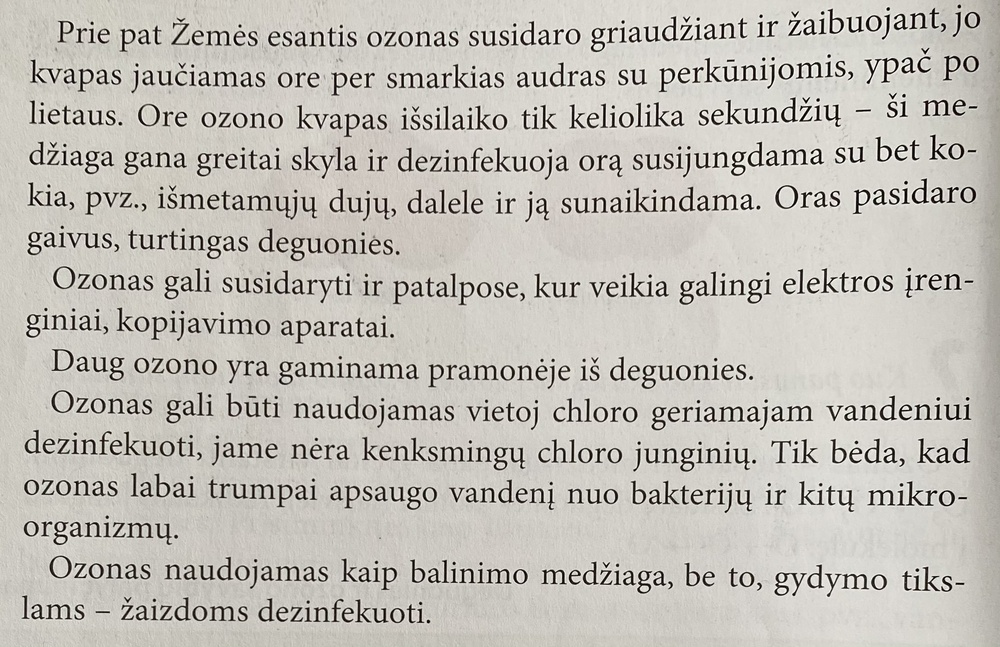
#> input picture IMG_0771.jpg, 1000 x 647 px, shrunk from 2218 x 1434 before the run
$ python pixels.py IMG_0771.jpg
#> lines starting #> are read from the running program, lines starting #| are printed output that depends on the picture; after the words box and inside, x2 and y2 are one past the last pixel; in counts of white or black regions, pixels touching at a corner belong together
#!/usr/bin/env python3
import os
import math
from PIL import Image
import numpy as np
import matplotlib.pyplot as plt
import cv2
import argparse


###Code currently is held together by ducktape, so expect it to break
def baseline_img(img):
    img = cv2.resize(img, None, fx=1.5, fy=1.5, interpolation=cv2.INTER_CUBIC)
    #img = cv2.cvtColor(img, cv2.COLOR_BGR2GRAY)
    kernel = np.ones((1, 1), np.uint8)
    img = cv2.dilate(img, kernel, iterations=1)
    img = cv2.erode(img, kernel, iterations=1)
    img = cv2.GaussianBlur(img, (5, 5), 0)
    #img = cv2.threshold(img, 64, 256, cv2.THRESH_BINARY + cv2.THRESH_OTSU)[1]
    cv2.imwrite("test-mono.jpg", img)
    img = cv2.adaptiveThreshold(img,255,cv2.ADAPTIVE_THRESH_GAUSSIAN_C,cv2.THRESH_BINARY,11,7) #imgf contains Binary image
    #img = cv2.fastNlMeansDenoising(img, None, 10, 10, 7)

    img = np.array(img, int)
    img = np.rot90(img)#rotate image 90 degrees so columns are one list each
    # we need to use negative j, because we want to evaluate pixels from bottom to the top
    l = img.shape[1]//15
    print(l)
    edges = np.zeros(img.shape, dtype = int)
    for i in range(len(img)):
        for j in range(l -1, len(img[0])):
            if img[i][-j] == 0 and 0 not in img[i][-j+1:-j+l]:
                edges[i][-j] = 255
                j+=l

    edges = np.rot90(edges, 3)
    print(edges.shape)
    #remove single white pixels
    for i in range(1, edges.shape[0]-1):
        for j in range(1, edges.shape[1] -1):
            if edges[i][j] == 255:
                if edges[i][j-1] == 0 and edges[i][j+1] == 0 :
                    edges[i][j] = 0
    cv2.imwrite('tmp.png', edges)
    return edges

def F(x, a, m, n):
    return int(a*(x-m)**2 +n)

# Find a horizontal line with most pixels in middle half of the image
def find_line_with_most_white_pixels(img):
    number_of_white_pixels = 0
    for i in range(len(img)//4,len(img)//4*3):
    #for i in range(len(img)):
        num = np.sum(img[i] == 255)
        if num > number_of_white_pixels:
            print(f'line_with_most_white_pixels {number_of_white_pixels} => {num} which is {i}')
            number_of_white_pixels = num
            line_with_most_white_pixels = i
    return line_with_most_white_pixels

# Find first and last pixel in that line within 1/20 of image length to other white pixels
def points(line_with_most_white_pixels):#array of line of image
    for i in range(len(line_with_most_white_pixels)//20 , len(line_with_most_white_pixels)):
        if line_with_most_white_pixels[i] == 255 and 255 in line_with_most_white_pixels[i:i+len(line_with_most_white_pixels)//20]:
            First_white_pixel = i
            break
    for i in range(First_white_pixel , len(line_with_most_white_pixels)):
        if 255 not in line_with_most_white_pixels[i:i+len(line_with_most_white_pixels)//20]:
            Last_white_pixel = i-1
            break
    return First_white_pixel,Last_white_pixel

def find_white_pixel_count_in_function(img, a, m, n):
    x_length = len(img[0])
    x_cords = [F(x,a,m,n) for x in range(0, len(img[0]))]
    y_cords = [i for i in range(0, len(img[0]))]
    count = 0
    for x, y in zip(x_cords, y_cords):
        try:
            if img[y-1][x] == 255:
                count+=1
            if img[y][x] == 255:
                count+=1
            if img[y+1][x] == 255:
                count+=1
        except IndexError:
            pass
    return count

def find_curve(img, line_with_most_white_pixels, First_white_pixel, Last_white_pixel):
    best_cnt =0
    best_a, best_n = 0,0
    m = (First_white_pixel+Last_white_pixel)/2
    a = 0
    n = 0
    P = lambda x: a*(x-m)**2 + n
    #max_a = min(((len(img)-1)-n)/(m**2), ((len(img)-1)-n)/((len(img[0])-1-m)**2))
    max_n = line_with_most_white_pixels
    n_list = np.arange(0.0, max_n, 0.01)
    cnt_since_last_change = 0
    for n in n_list[::-1]:
        cnt_since_last_change+=1
        new_a = (line_with_most_white_pixels - n)/((((Last_white_pixel-First_white_pixel)**2)/4))
        if F(0,new_a,m,n)>len(img) or F(len(img[0]), new_a,m,n)>len(img):
            pass
        else:
            a = new_a
            cnt = find_white_pixel_count_in_function(img, a, m, n)
            if cnt > best_cnt and cnt_since_last_change<20:
                cnt_since_last_change = 0
                print(f'best_count {cnt} => {best_cnt}, a {a}')
                best_n = n
                best_a = a
                best_cnt = cnt
    return best_a, m, best_n


def main():
    ap = argparse.ArgumentParser(description="Program to preprocess images")
    ap.add_argument("image", help="image path")
    ap.add_argument("-d", "--debug", action="store_true", help="debug")
    args = ap.parse_args()
    PATH = args.image
    DEBUG = args.debug
    og_img = cv2.imread(PATH, cv2.IMREAD_GRAYSCALE)
#> og_img: shape (647, 1000); min 0, max 255, mean 190.7
    img = baseline_img(og_img)
#> in baseline_img, `img = cv2.resize(img, None, fx=1.5, fy=1.5, interpolation=cv2.INTER_CU..`:
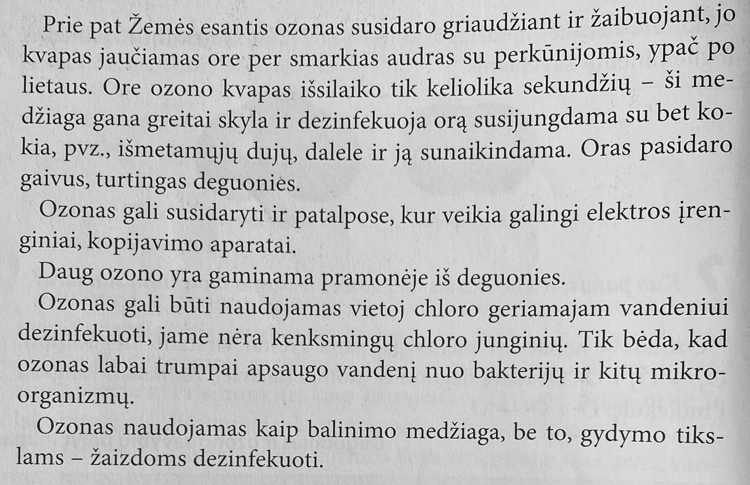
#> img: shape (970, 1500) (shown at 1/2 size); min 0, max 255, mean 190.7
#> in baseline_img, `img = cv2.adaptiveThreshold(img,255,cv2.ADAPTIVE_THRESH_GAUSSIAN_C,cv2..`:
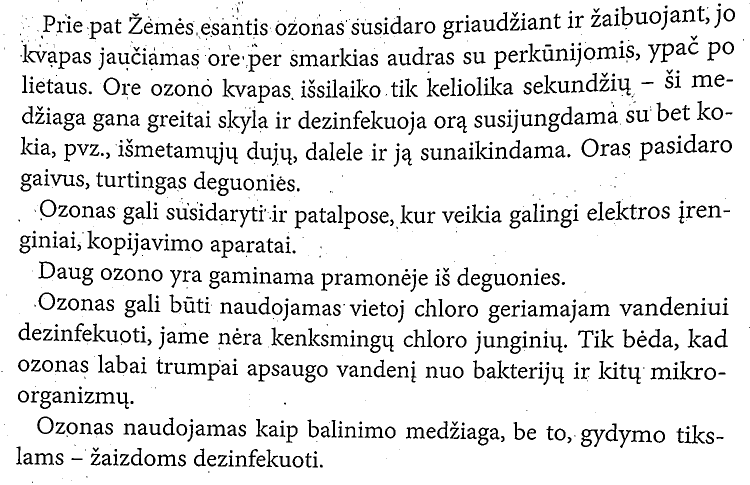
#> img: shape (970, 1500) (shown at 1/2 size); 89.7% white; 1148 black regions (304 under 20 px), largest, box (x1, y1, x2, y2) and area: (1162, 858, 1211, 894) 580, (1296, 87, 1348, 126) 577, (1359, 722, 1406, 759) 476
#> in baseline_img, `img = np.rot90(img)#rotate image 90 degrees so columns are one list each`:
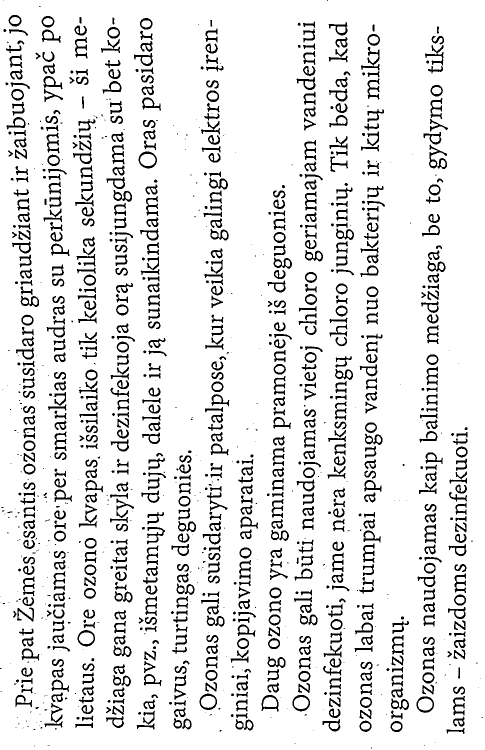
#> img: shape (1500, 970) int64 (shown at 1/2 size); 89.7% white; 1148 black regions (304 under 20 px), largest, box (x1, y1, x2, y2) and area: (858, 289, 894, 338) 580, (87, 152, 126, 204) 577, (722, 94, 759, 141) 476
#| 64
#> after the loop in baseline_img, `for i in range(len(img)):`:
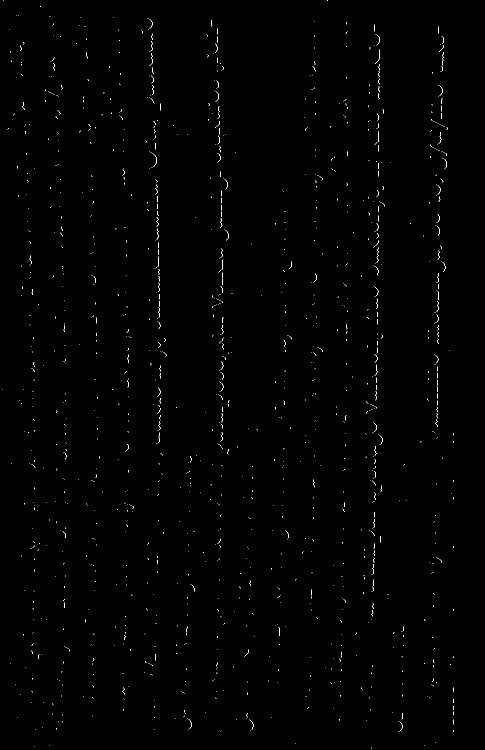
#> edges: shape (1500, 970) int64 (shown at 1/2 size); 0.38% white in thin lines or dots
#> after the loop in baseline_img, `for i in range(len(img)):`: j = 969
#> in baseline_img, `edges = np.rot90(edges, 3)`:
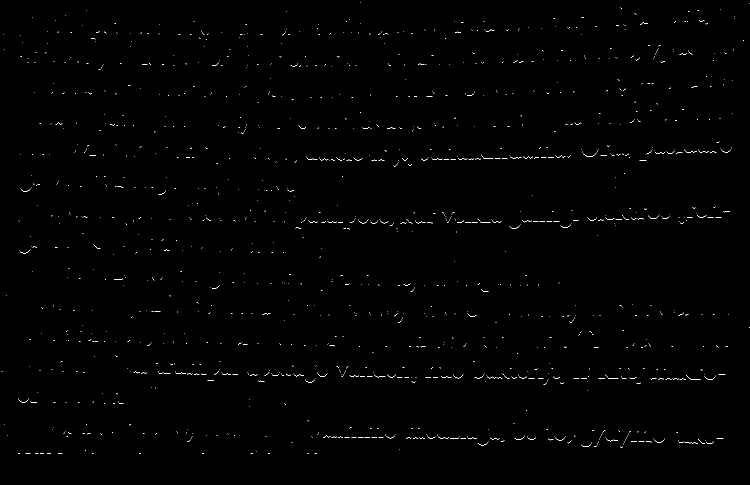
#> edges: shape (970, 1500) int64 (shown at 1/2 size); 0.38% white in thin lines or dots
#| (970, 1500)
#> after the loop in baseline_img, `for i in range(1, edges.shape[0]-1):`:
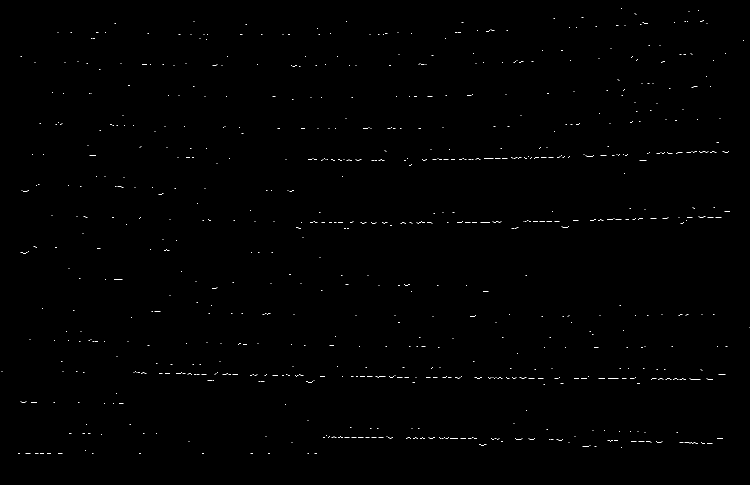
#> edges: shape (970, 1500) int64 (shown at 1/2 size); 0.25% white in thin lines or dots
    line_with_most_white_pixels = find_line_with_most_white_pixels(img)
#> the loop in find_line_with_most_white_pixels, `for i in range(len(img)//4,len(img)//4*3):` made 484 passes
#> (num, number_of_white_pixels) on passes 2, 6, 7, 15, 63, 74, 76, 77, 78, 79, 203, 204: (5, 5), (7, 7), (20, 20), (32, 32), (34, 34), (44, 44), (47, 47), (50, 50), (54, 54), (65, 65), (68, 68), (91, 91)
#> num on passes 1, 3, 4, 5, 8, 9: 0, 2, 4, 2, 3, 8
#| line_with_most_white_pixels 0 => 5 which is 243
#| line_with_most_white_pixels 5 => 7 which is 247
#| line_with_most_white_pixels 7 => 20 which is 248
#| line_with_most_white_pixels 20 => 32 which is 256
#| line_with_most_white_pixels 32 => 34 which is 304
#| line_with_most_white_pixels 34 => 44 which is 315
#| line_with_most_white_pixels 44 => 47 which is 317
#| line_with_most_white_pixels 47 => 50 which is 318
#> (further printed lines are left out)
#> after the loop in find_line_with_most_white_pixels, `for i in range(len(img)//4,len(img)//4*3):`: line_with_most_white_pixels = 445; number_of_white_pixels = 91
#> line_with_most_white_pixels = 445
    First_white_pixel, Last_white_pixel = points(img[line_with_most_white_pixels])
#> the loop in points, `for i in range(len(line_with_most_white_pixels)//20 , len(line_with_mo..` made 571 passes
#> First_white_pixel on pass 571: 645
#> the loop in points, `for i in range(First_white_pixel , len(line_with_most_white_pixels)):` made 336 passes
#> Last_white_pixel on pass 336: 979
#> First_white_pixel = 645; Last_white_pixel = 979
    a, m, n = find_curve(img, line_with_most_white_pixels, First_white_pixel, Last_white_pixel)
#> in find_curve, `m = (First_white_pixel+Last_white_pixel)/2`: m = 812
#> in find_curve, `max_n = line_with_most_white_pixels`: max_n = 445
#> the loop in find_curve, `for n in n_list[::-1]:` made 44500 passes
#> (cnt, best_a, best_cnt) on pass 10: (3, 3.59e-06, 3)
#> (a, cnt) on passes 1 to 6: (3.59e-07, 0), (7.17e-07, 0), (1.08e-06, 0), (1.43e-06, 0), (1.79e-06, 0), (2.15e-06, 0)
#| best_count 3 => 0, a 3.5856430850860873e-06
    show_img = np.array(cv2.resize(og_img, None, fx=1.5, fy=1.5, interpolation=cv2.INTER_CUBIC))

    if DEBUG:
        plt.plot([i for i in range(0, len(img[0]))],[line_with_most_white_pixels for item in img[0]], 'r')
        plt.plot([First_white_pixel for item in img[0]],[i for i in range(0, len(img[0]))],'r')
        plt.plot([Last_white_pixel for item in img[0]],[i for i in range(0, len(img[0]))],'r')
        x_cords = [i for i in range(0, len(img[0]))]
        y_cords = [F(x,a,m,n) for x in range(0, len(img[0]))]
        plt.plot(x_cords,y_cords,'b')
        plt.imshow(show_img, cmap='gray')

        plt.show()
    ############# F(x, a, m, n)
    output_height_increase = max(F(len(show_img[0]),a,m,n), F(0,a,m,n))-F(m,a,m,n)
    output_height = int(len(show_img)) + output_height_increase
    output_length = int(len(show_img[0]))
    img_output = []
    #print(f'{len(img_output) = } {len(img_output[0]) = }')
    mono_img = cv2.imread("test-mono.jpg")
#> mono_img: shape (970, 1500, 3); min 13, max 241, mean 190.7
    if not DEBUG:
        os.remove('tmp.png')
        os.remove("test-mono.jpg")
    img_output = [[[255, 255, 255]]*output_length for i in range(output_height)]
    img_from = mono_img
    A = +F(n,a,m,n) + output_height_increase
    for i in range(int(len(img_from[0]))):
        d = int(A-F(i,a,m,n))
        for j in range(int(len(img_from))):
            try:
                img_output[j+d][i] = img_from[j][i]
            except IndexError:
                pass
    plt.imshow(img_output)
    plt.show()
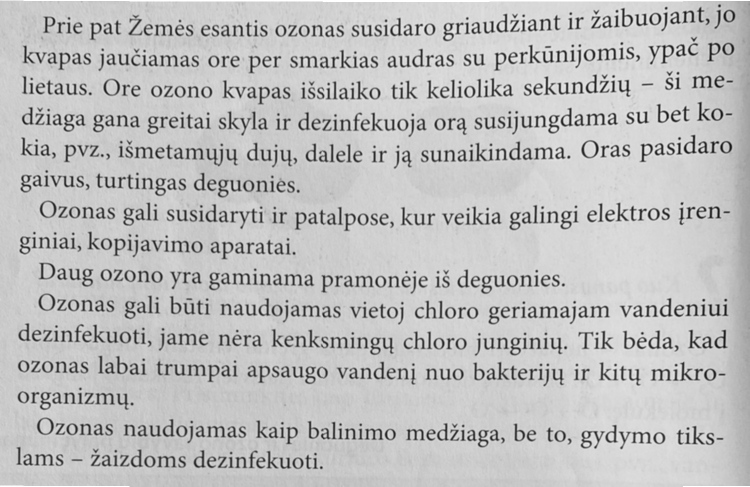
#> shown: shape (973, 1500, 3) (shown at 1/2 size); min 13, max 255, mean 190.9
    cv2.imwrite("img_output.jpg", np.array(img_output))
    print(f'{len(img_output)=} {len(img_output[0])=} {len(show_img)=} {len(show_img[0])=}')
#| len(img_output)=973 len(img_output[0])=1500 len(show_img)=970 len(show_img[0])=1500

if __name__ == "__main__":
    main()

$ run again, on esteris.jpg
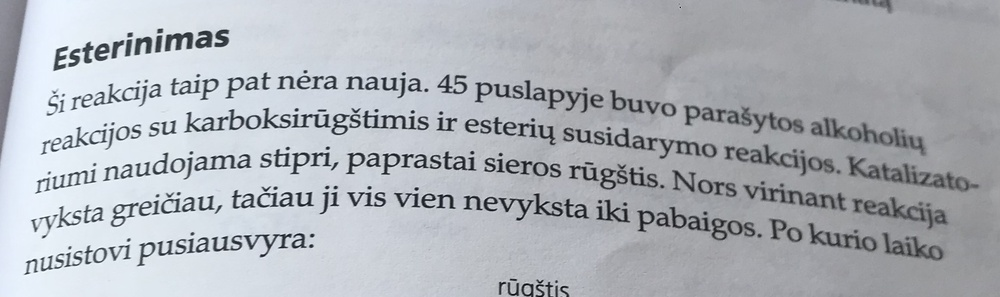
#> input picture esteris.jpg, 1000 x 297 px, shrunk from 2319 x 688 before the run
#| 29
#> after the loop in baseline_img, `for i in range(len(img)):`: j = 445
#| (446, 1500)
#> after the loop in baseline_img, `for i in range(1, edges.shape[0]-1):`:
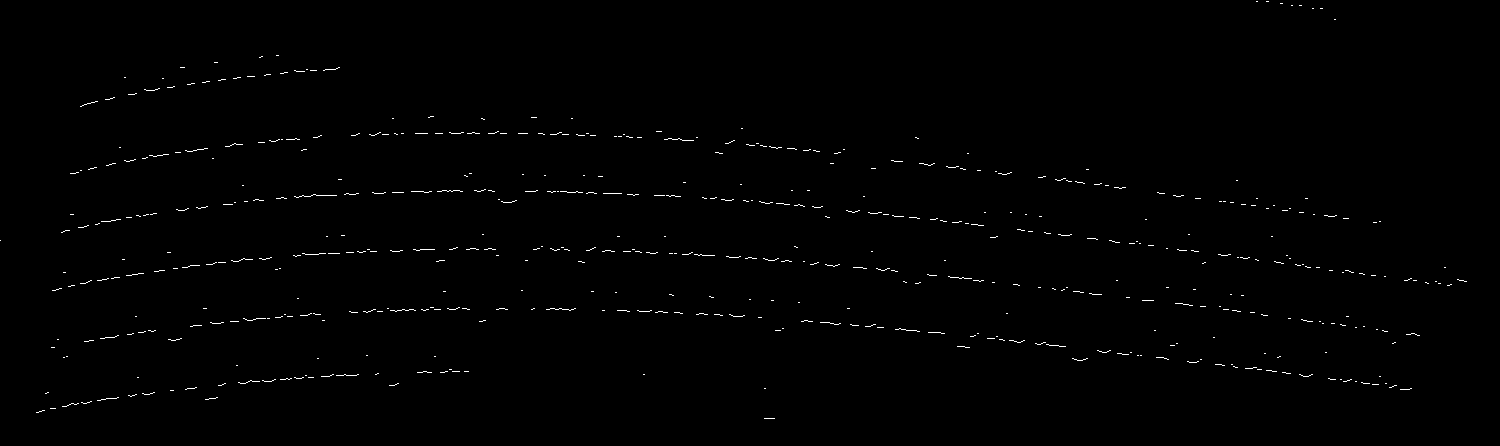
#> edges: shape (446, 1500) int64; 0.57% white in thin lines or dots
#> the loop in find_line_with_most_white_pixels, `for i in range(len(img)//4,len(img)//4*3):` made 222 passes
#> (num, number_of_white_pixels) on passes 6, 7, 22, 23: (4, 4), (8, 8), (15, 15), (84, 84)
#> (printed output is left out)
#> after the loop in find_line_with_most_white_pixels, `for i in range(len(img)//4,len(img)//4*3):`: line_with_most_white_pixels = 133; number_of_white_pixels = 84
#> in main, `line_with_most_white_pixels = find_line_with_most_white_pixels(img)`: line_with_most_white_pixels = 133
#> the loop in points, `for i in range(len(line_with_most_white_pixels)//20 , len(line_with_mo..` made 284 passes
#> First_white_pixel on pass 284: 358
#> the loop in points, `for i in range(First_white_pixel , len(line_with_most_white_pixels)):` made 232 passes
#> Last_white_pixel on pass 232: 588
#> in main, `First_white_pixel, Last_white_pixel = points(img[line_with_most_white_..`: First_white_pixel = 358; Last_white_pixel = 588
#> m = 473
#> max_n = 133
#> the loop in find_curve, `for n in n_list[::-1]:` made 13300 passes
#> (cnt, best_a, best_cnt) on pass 1: (15, 7.56e-07, 15)
#> (printed output is left out)
#> in main, `plt.show()`:
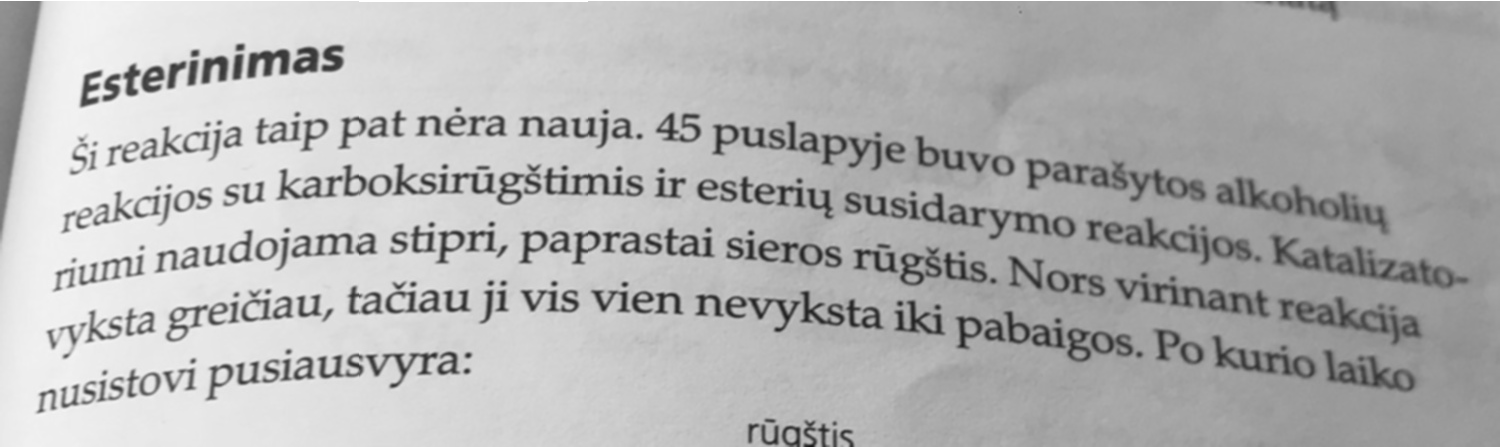
#> shown: shape (447, 1500, 3); min 21, max 255, mean 178.4
#| len(img_output)=447 len(img_output[0])=1500 len(show_img)=446 len(show_img[0])=1500
